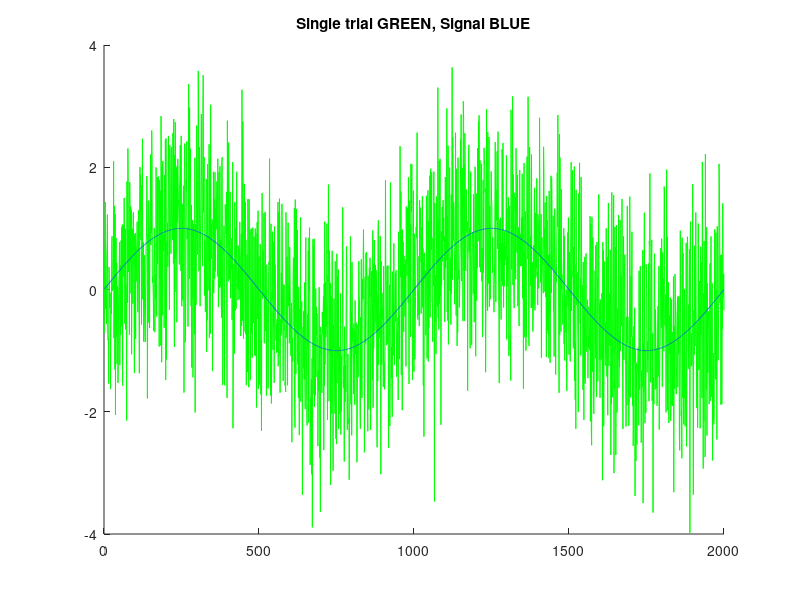

MATLAB code to generate this figure:

clear

sz=2000;
NOISE_TRIALS=randn(sz); % a [sz x sz] matrix filled with noise

SZ=1:sz;                        % Create signal with sinus 
SZ=SZ/(sz/2);                   % Divide the array SZ by sz/2
S=sin(2*pi*SZ);

for i=1:sz;                     % create a noisy signal 
    NOISE_TRIALS(i,:) = NOISE_TRIALS(i,:) + S;
end;

average=sum(NOISE_TRIALS)/sz;   % create the average
odd_average=sum(NOISE_TRIALS(1:2:sz,:))/(sz/2);
even_average=sum(NOISE_TRIALS(2:2:sz,:))/(sz/2);
noise_estimate=(odd_average-even_average)/2;

figure
hold
plot(NOISE_TRIALS(1,:),'g')
plot(S)
title('Single trial GREEN, Signal BLUE')

